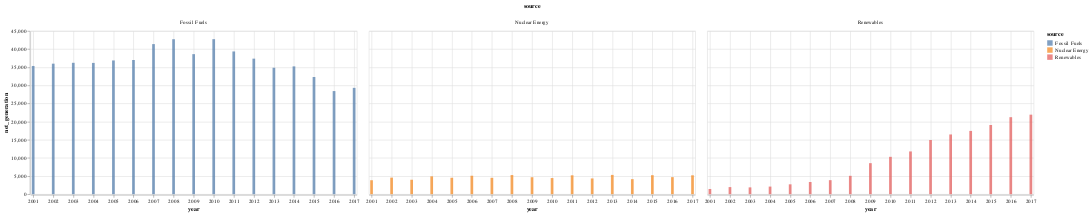

Notebook cell for this chart:
### Code cell
# 5. Створіть багатошарову діаграму на основі даних про виробництво електроенергії в штаті Айова (data.iowa_electricity()).
from vega_datasets import data
df = data.iowa_electricity()
data = pd.DataFrame(df)
chart = alt.Chart(data).mark_bar(opacity=0.7).encode(
    x='year:T',
    y='net_generation:Q',
    color='source:N',
    column='source:N'
).properties(width=600)
chart

### Figure 1 — Vega-Lite specification as saved in the notebook (floating-point values rounded to 4 significant figures)
{"config": {"view": {"continuousWidth": 300, "continuousHeight": 300}}, "data": {"name": "data-bb61008ba0c766c5601afa5323d12ad4"}, "mark": {"type": "bar", "opacity": 0.7}, "encoding": {"color": {"field": "source", "type": "nominal"}, "column": {"field": "source", "type": "nominal"}, "x": {"field": "year", "type": "temporal"}, "y": {"field": "net_generation", "type": "quantitative"}}, "width": 600, "$schema": "https://vega.github.io/schema/vega-lite/v5.15.1.json", "datasets": {"data-bb61008ba0c766c5601afa5323d12ad4": [{"year": "2001-01-01T00:00:00", "source": "Fossil Fuels", "net_generation": 35361}, {"year": "2002-01-01T00:00:00", "source": "Fossil Fuels", "net_generation": 35991}, {"year": "2003-01-01T00:00:00", "source": "Fossil Fuels", "net_generation": 36234}, {"year": "2004-01-01T00:00:00", "source": "Fossil Fuels", "net_generation": 36205}, {"year": "2005-01-01T00:00:00", "source": "Fossil Fuels", "net_generation": 36883}, {"year": "2006-01-01T00:00:00", "source": "Fossil Fuels", "net_generation": 37014}, {"year": "2007-01-01T00:00:00", "source": "Fossil Fuels", "net_generation": 41389}, {"year": "2008-01-01T00:00:00", "source": "Fossil Fuels", "net_generation": 42734}, {"year": "2009-01-01T00:00:00", "source": "Fossil Fuels", "net_generation": 38620}, {"year": "2010-01-01T00:00:00", "source": "Fossil Fuels", "net_generation": 42750}, {"year": "2011-01-01T00:00:00", "source": "Fossil Fuels", "net_generation": 39361}, {"year": "2012-01-01T00:00:00", "source": "Fossil Fuels", "net_generation": 37379}, {"year": "2013-01-01T00:00:00", "source": "Fossil Fuels", "net_generation": 34873}, {"year": "2014-01-01T00:00:00", "source": "Fossil Fuels", "net_generation": 35250}, {"year": "2015-01-01T00:00:00", "source": "Fossil Fuels", "net_generation": 32319}, {"year": "2016-01-01T00:00:00", "source": "Fossil Fuels", "net_generation": 28437}, {"year": "2017-01-01T00:00:00", "source": "Fossil Fuels", "net_generation": 29329}, {"year": "2001-01-01T00:00:00", "source": "Nuclear Energy", "net_generation": 3853}, {"year": "2002-01-01T00:00:00", "source": "Nuclear Energy", "net_generation": 4574}, {"year": "2003-01-01T00:00:00", "source": "Nuclear Energy", "net_generation": 3988}, {"year": "2004-01-01T00:00:00", "source": "Nuclear Energy", "net_generation": 4929}, {"year": "2005-01-01T00:00:00", "source": "Nuclear Energy", "net_generation": 4538}, {"year": "2006-01-01T00:00:00", "source": "Nuclear Energy", "net_generation": 5095}, {"year": "2007-01-01T00:00:00", "source": "Nuclear Energy", "net_generation": 4519}, {"year": "2008-01-01T00:00:00", "source": "Nuclear Energy", "net_generation": 5282}, {"year": "2009-01-01T00:00:00", "source": "Nuclear Energy", "net_generation": 4679}, {"year": "2010-01-01T00:00:00", "source": "Nuclear Energy", "net_generation": 4451}, {"year": "2011-01-01T00:00:00", "source": "Nuclear Energy", "net_generation": 5215}, {"year": "2012-01-01T00:00:00", "source": "Nuclear Energy", "net_generation": 4347}, {"year": "2013-01-01T00:00:00", "source": "Nuclear Energy", "net_generation": 5321}, {"year": "2014-01-01T00:00:00", "source": "Nuclear Energy", "net_generation": 4152}, {"year": "2015-01-01T00:00:00", "source": "Nuclear Energy", "net_generation": 5243}, {"year": "2016-01-01T00:00:00", "source": "Nuclear Energy", "net_generation": 4703}, {"year": "2017-01-01T00:00:00", "source": "Nuclear Energy", "net_generation": 5214}, {"year": "2001-01-01T00:00:00", "source": "Renewables", "net_generation": 1437}, {"year": "2002-01-01T00:00:00", "source": "Renewables", "net_generation": 1963}, {"year": "2003-01-01T00:00:00", "source": "Renewables", "net_generation": 1885}, {"year": "2004-01-01T00:00:00", "source": "Renewables", "net_generation": 2102}, {"year": "2005-01-01T00:00:00", "source": "Renewables", "net_generation": 2724}, {"year": "2006-01-01T00:00:00", "source": "Renewables", "net_generation": 3364}, {"year": "2007-01-01T00:00:00", "source": "Renewables", "net_generation": 3870}, {"year": "2008-01-01T00:00:00", "source": "Renewables", "net_generation": 5070}, {"year": "2009-01-01T00:00:00", "source": "Renewables", "net_generation": 8560}, {"year": "2010-01-01T00:00:00", "source": "Renewables", "net_generation": 10308}, {"year": "2011-01-01T00:00:00", "source": "Renewables", "net_generation": 11795}, {"year": "2012-01-01T00:00:00", "source": "Renewables", "net_generation": 14949}, {"year": "2013-01-01T00:00:00", "source": "Renewables", "net_generation": 16476}, {"year": "2014-01-01T00:00:00", "source": "Renewables", "net_generation": 17452}, {"year": "2015-01-01T00:00:00", "source": "Renewables", "net_generation": 19091}, {"year": "2016-01-01T00:00:00", "source": "Renewables", "net_generation": 21241}, {"year": "2017-01-01T00:00:00", "source": "Renewables", "net_generation": 21933}]}}
